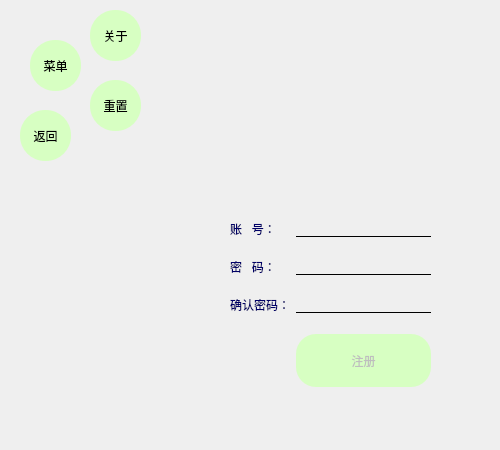
<?xml version="1.0" encoding="UTF-8"?>
<ui version="4.0">
 <class>Form</class>
 <widget class="QWidget" name="Form">
  <property name="geometry">
   <rect>
    <x>0</x>
    <y>0</y>
    <width>500</width>
    <height>450</height>
   </rect>
  </property>
  <property name="sizePolicy">
   <sizepolicy hsizetype="Preferred" vsizetype="Fixed">
    <horstretch>0</horstretch>
    <verstretch>0</verstretch>
   </sizepolicy>
  </property>
  <property name="minimumSize">
   <size>
    <width>500</width>
    <height>450</height>
   </size>
  </property>
  <property name="maximumSize">
   <size>
    <width>500</width>
    <height>450</height>
   </size>
  </property>
  <property name="windowTitle">
   <string>Form</string>
  </property>
  <property name="styleSheet">
   <string notr="true">QWidget#Form {border-image: url(:/img/regist1.jpg)}</string>
  </property>
  <widget class="QPushButton" name="main_menu_btn">
   <property name="geometry">
    <rect>
     <x>30</x>
     <y>40</y>
     <width>51</width>
     <height>51</height>
    </rect>
   </property>
   <property name="styleSheet">
    <string notr="true">QPushButton  {
	border-radius: 25px;
	background-color:rgb(215, 255, 194);
	
}

QPushButton:hover {
	background-color: rgb(67, 99, 49);
	border-radius: 25px
}
QPushButton:pressed {
	background-color: rgb(215, 255, 194);
	color:rgb(255, 255, 255);
	border-radius: 25px
}

QPushButton:checked {
	background-color: rgb(67, 99, 49);
	color:rgb(255, 255, 255);
	border-radius: 25px
}</string>
   </property>
   <property name="text">
    <string>菜单</string>
   </property>
   <property name="checkable">
    <bool>true</bool>
   </property>
   <property name="checked">
    <bool>false</bool>
   </property>
  </widget>
  <widget class="QPushButton" name="back_btn">
   <property name="geometry">
    <rect>
     <x>20</x>
     <y>110</y>
     <width>51</width>
     <height>51</height>
    </rect>
   </property>
   <property name="styleSheet">
    <string notr="true">QPushButton  {
	border-radius: 25px;
	background-color:rgb(215, 255, 194);
	
}

QPushButton:hover {
	background-color: rgb(67, 99, 49);
	border-radius: 25px
}
QPushButton:pressed {
	background-color: rgb(242, 255, 161);
	color:rgb(255, 255, 255);
	border-radius: 25px
}</string>
   </property>
   <property name="text">
    <string>返回</string>
   </property>
   <property name="checkable">
    <bool>false</bool>
   </property>
  </widget>
  <widget class="QPushButton" name="about_btn">
   <property name="geometry">
    <rect>
     <x>90</x>
     <y>10</y>
     <width>51</width>
     <height>51</height>
    </rect>
   </property>
   <property name="styleSheet">
    <string notr="true">QPushButton  {
	border-radius: 25px;
	background-color:rgb(215, 255, 194);
	
}

QPushButton:hover {
	background-color: rgb(67, 99, 49);
	border-radius: 25px
}
QPushButton:pressed {
	background-color: rgb(242, 255, 161);
	color:rgb(255, 255, 255);
	border-radius: 25px
}</string>
   </property>
   <property name="text">
    <string>关于</string>
   </property>
   <property name="checkable">
    <bool>false</bool>
   </property>
  </widget>
  <widget class="QPushButton" name="clear_btn">
   <property name="geometry">
    <rect>
     <x>90</x>
     <y>80</y>
     <width>51</width>
     <height>51</height>
    </rect>
   </property>
   <property name="styleSheet">
    <string notr="true">QPushButton  {
	border-radius: 25px;
	background-color:rgb(215, 255, 194);
	
}

QPushButton:hover {
	background-color: rgb(67, 99, 49);
	border-radius: 25px
}
QPushButton:pressed {
	background-color: rgb(242, 255, 161);
	color:rgb(255, 255, 255);
	border-radius: 25px
}</string>
   </property>
   <property name="text">
    <string>重置</string>
   </property>
   <property name="checkable">
    <bool>false</bool>
   </property>
  </widget>
  <widget class="QWidget" name="layoutWidget">
   <property name="geometry">
    <rect>
     <x>230</x>
     <y>220</y>
     <width>201</width>
     <height>167</height>
    </rect>
   </property>
   <layout class="QFormLayout" name="formLayout">
    <property name="verticalSpacing">
     <number>20</number>
    </property>
    <item row="0" column="0">
     <widget class="QLabel" name="account_lable">
      <property name="styleSheet">
       <string notr="true">color:rgb(0, 0, 103);
font: 10pt &quot;宋体&quot;;</string>
      </property>
      <property name="text">
       <string>账   号：</string>
      </property>
     </widget>
    </item>
    <item row="0" column="1">
     <widget class="QLineEdit" name="account_edit">
      <property name="styleSheet">
       <string notr="true">background-color:transparent;
border:none;
border-bottom: 1px solid black</string>
      </property>
      <property name="clearButtonEnabled">
       <bool>true</bool>
      </property>
     </widget>
    </item>
    <item row="1" column="0">
     <widget class="QLabel" name="password_lable">
      <property name="styleSheet">
       <string notr="true">color:rgb(0, 0, 103);
font: 10pt &quot;宋体&quot;;</string>
      </property>
      <property name="text">
       <string>密   码：</string>
      </property>
     </widget>
    </item>
    <item row="1" column="1">
     <widget class="QLineEdit" name="password_edit">
      <property name="styleSheet">
       <string notr="true">background-color:transparent;
border:none;
border-bottom: 1px solid black</string>
      </property>
      <property name="clearButtonEnabled">
       <bool>true</bool>
      </property>
     </widget>
    </item>
    <item row="2" column="0">
     <widget class="QLabel" name="confirm_lable">
      <property name="styleSheet">
       <string notr="true">color:rgb(0, 0, 103);
font: 10pt &quot;宋体&quot;;</string>
      </property>
      <property name="text">
       <string>确认密码：</string>
      </property>
     </widget>
    </item>
    <item row="2" column="1">
     <widget class="QLineEdit" name="confirm_edit">
      <property name="styleSheet">
       <string notr="true">background-color:transparent;
border:none;
border-bottom: 1px solid black</string>
      </property>
      <property name="clearButtonEnabled">
       <bool>true</bool>
      </property>
     </widget>
    </item>
    <item row="3" column="1">
     <widget class="QPushButton" name="register_btn">
      <property name="enabled">
       <bool>false</bool>
      </property>
      <property name="sizePolicy">
       <sizepolicy hsizetype="Minimum" vsizetype="Expanding">
        <horstretch>0</horstretch>
        <verstretch>1</verstretch>
       </sizepolicy>
      </property>
      <property name="minimumSize">
       <size>
        <width>0</width>
        <height>45</height>
       </size>
      </property>
      <property name="styleSheet">
       <string notr="true">QPushButton {
	background-color: rgb(215, 255, 194);
	border-radius: 20px
}

QPushButton:hover {
	background-color: rgb(215, 255, 194);
	border-radius: 20px
}
QPushButton:pressed {
	background-color: rgb(242, 255, 161);
	color:rgb(255, 255, 255);
	border-radius: 20px
}

QPushButton.disabled {
	background-color: rgb(180, 180, 180);
	border-radius: 20px
}</string>
      </property>
      <property name="text">
       <string>注册</string>
      </property>
     </widget>
    </item>
   </layout>
  </widget>
  <zorder>back_btn</zorder>
  <zorder>about_btn</zorder>
  <zorder>clear_btn</zorder>
  <zorder>layoutWidget</zorder>
  <zorder>main_menu_btn</zorder>
 </widget>
 <tabstops>
  <tabstop>account_edit</tabstop>
  <tabstop>password_edit</tabstop>
  <tabstop>confirm_edit</tabstop>
  <tabstop>register_btn</tabstop>
  <tabstop>main_menu_btn</tabstop>
  <tabstop>back_btn</tabstop>
  <tabstop>about_btn</tabstop>
  <tabstop>clear_btn</tabstop>
 </tabstops>
 <resources>
  <include location="images.qrc"/>
 </resources>
 <connections>
  <connection>
   <sender>main_menu_btn</sender>
   <signal>clicked(bool)</signal>
   <receiver>Form</receiver>
   <slot>show_hide_menu()</slot>
   <hints>
    <hint type="sourcelabel">
     <x>37</x>
     <y>61</y>
    </hint>
    <hint type="destinationlabel">
     <x>-79</x>
     <y>91</y>
    </hint>
   </hints>
  </connection>
  <connection>
   <sender>about_btn</sender>
   <signal>clicked()</signal>
   <receiver>Form</receiver>
   <slot>about()</slot>
   <hints>
    <hint type="sourcelabel">
     <x>119</x>
     <y>33</y>
    </hint>
    <hint type="destinationlabel">
     <x>-121</x>
     <y>124</y>
    </hint>
   </hints>
  </connection>
  <connection>
   <sender>back_btn</sender>
   <signal>clicked()</signal>
   <receiver>Form</receiver>
   <slot>back()</slot>
   <hints>
    <hint type="sourcelabel">
     <x>47</x>
     <y>150</y>
    </hint>
    <hint type="destinationlabel">
     <x>-147</x>
     <y>166</y>
    </hint>
   </hints>
  </connection>
  <connection>
   <sender>clear_btn</sender>
   <signal>clicked()</signal>
   <receiver>Form</receiver>
   <slot>clear()</slot>
   <hints>
    <hint type="sourcelabel">
     <x>123</x>
     <y>109</y>
    </hint>
    <hint type="destinationlabel">
     <x>-157</x>
     <y>210</y>
    </hint>
   </hints>
  </connection>
  <connection>
   <sender>register_btn</sender>
   <signal>clicked()</signal>
   <receiver>Form</receiver>
   <slot>check_register()</slot>
   <hints>
    <hint type="sourcelabel">
     <x>352</x>
     <y>363</y>
    </hint>
    <hint type="destinationlabel">
     <x>-203</x>
     <y>445</y>
    </hint>
   </hints>
  </connection>
  <connection>
   <sender>account_edit</sender>
   <signal>textChanged(QString)</signal>
   <receiver>Form</receiver>
   <slot>enable_register_btn()</slot>
   <hints>
    <hint type="sourcelabel">
     <x>345</x>
     <y>226</y>
    </hint>
    <hint type="destinationlabel">
     <x>606</x>
     <y>234</y>
    </hint>
   </hints>
  </connection>
  <connection>
   <sender>password_edit</sender>
   <signal>textChanged(QString)</signal>
   <receiver>Form</receiver>
   <slot>enable_register_btn()</slot>
   <hints>
    <hint type="sourcelabel">
     <x>388</x>
     <y>264</y>
    </hint>
    <hint type="destinationlabel">
     <x>631</x>
     <y>264</y>
    </hint>
   </hints>
  </connection>
  <connection>
   <sender>confirm_edit</sender>
   <signal>textChanged(QString)</signal>
   <receiver>Form</receiver>
   <slot>enable_register_btn()</slot>
   <hints>
    <hint type="sourcelabel">
     <x>391</x>
     <y>302</y>
    </hint>
    <hint type="destinationlabel">
     <x>615</x>
     <y>311</y>
    </hint>
   </hints>
  </connection>
 </connections>
 <slots>
  <slot>show_hide_menu()</slot>
  <slot>about()</slot>
  <slot>back()</slot>
  <slot>clear()</slot>
  <slot>check_register()</slot>
  <slot>enable_register_btn()</slot>
 </slots>
</ui>
